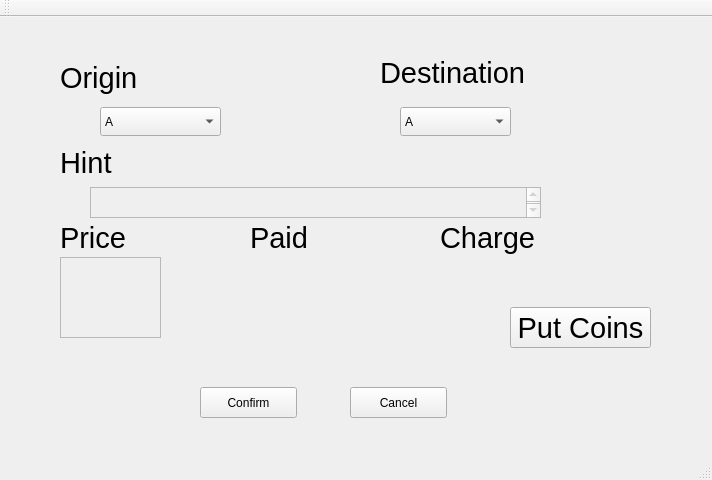
<?xml version="1.0" encoding="UTF-8"?>
<ui version="4.0">
 <class>MainWindow</class>
 <widget class="QMainWindow" name="MainWindow">
  <property name="enabled">
   <bool>true</bool>
  </property>
  <property name="geometry">
   <rect>
    <x>0</x>
    <y>0</y>
    <width>712</width>
    <height>480</height>
   </rect>
  </property>
  <property name="windowTitle">
   <string>MainWindow</string>
  </property>
  <widget class="QWidget" name="centralWidget">
   <widget class="QComboBox" name="originBox">
    <property name="geometry">
     <rect>
      <x>100</x>
      <y>90</y>
      <width>121</width>
      <height>29</height>
     </rect>
    </property>
    <item>
     <property name="text">
      <string>A</string>
     </property>
    </item>
    <item>
     <property name="text">
      <string>B</string>
     </property>
    </item>
    <item>
     <property name="text">
      <string>C</string>
     </property>
    </item>
   </widget>
   <widget class="QComboBox" name="destinationBox">
    <property name="geometry">
     <rect>
      <x>400</x>
      <y>90</y>
      <width>111</width>
      <height>29</height>
     </rect>
    </property>
    <item>
     <property name="text">
      <string>A</string>
     </property>
    </item>
    <item>
     <property name="text">
      <string>B</string>
     </property>
    </item>
    <item>
     <property name="text">
      <string>C</string>
     </property>
    </item>
   </widget>
   <widget class="QLabel" name="label">
    <property name="geometry">
     <rect>
      <x>60</x>
      <y>40</y>
      <width>81</width>
      <height>41</height>
     </rect>
    </property>
    <property name="font">
     <font>
      <pointsize>22</pointsize>
     </font>
    </property>
    <property name="text">
     <string>Origin</string>
    </property>
   </widget>
   <widget class="QLabel" name="label_2">
    <property name="geometry">
     <rect>
      <x>380</x>
      <y>40</y>
      <width>151</width>
      <height>31</height>
     </rect>
    </property>
    <property name="font">
     <font>
      <pointsize>22</pointsize>
     </font>
    </property>
    <property name="text">
     <string>Destination</string>
    </property>
   </widget>
   <widget class="QPushButton" name="putCoinsButton">
    <property name="geometry">
     <rect>
      <x>510</x>
      <y>290</y>
      <width>141</width>
      <height>41</height>
     </rect>
    </property>
    <property name="font">
     <font>
      <pointsize>22</pointsize>
     </font>
    </property>
    <property name="text">
     <string>Put Coins</string>
    </property>
   </widget>
   <widget class="QLabel" name="hintLabel">
    <property name="geometry">
     <rect>
      <x>60</x>
      <y>130</y>
      <width>61</width>
      <height>31</height>
     </rect>
    </property>
    <property name="font">
     <font>
      <pointsize>22</pointsize>
     </font>
    </property>
    <property name="text">
     <string>Hint</string>
    </property>
   </widget>
   <widget class="QLabel" name="priceLabel">
    <property name="geometry">
     <rect>
      <x>60</x>
      <y>200</y>
      <width>71</width>
      <height>41</height>
     </rect>
    </property>
    <property name="font">
     <font>
      <pointsize>22</pointsize>
     </font>
    </property>
    <property name="text">
     <string>Price</string>
    </property>
   </widget>
   <widget class="QLabel" name="paidLabel">
    <property name="geometry">
     <rect>
      <x>250</x>
      <y>200</y>
      <width>61</width>
      <height>41</height>
     </rect>
    </property>
    <property name="font">
     <font>
      <pointsize>22</pointsize>
     </font>
    </property>
    <property name="text">
     <string>Paid</string>
    </property>
   </widget>
   <widget class="QLabel" name="chargeLabel">
    <property name="geometry">
     <rect>
      <x>440</x>
      <y>200</y>
      <width>101</width>
      <height>41</height>
     </rect>
    </property>
    <property name="font">
     <font>
      <pointsize>22</pointsize>
     </font>
    </property>
    <property name="text">
     <string>Charge</string>
    </property>
   </widget>
   <widget class="QPushButton" name="confirmButton">
    <property name="geometry">
     <rect>
      <x>200</x>
      <y>370</y>
      <width>97</width>
      <height>31</height>
     </rect>
    </property>
    <property name="text">
     <string>Confirm</string>
    </property>
   </widget>
   <widget class="QPushButton" name="cancelButton">
    <property name="geometry">
     <rect>
      <x>350</x>
      <y>370</y>
      <width>97</width>
      <height>31</height>
     </rect>
    </property>
    <property name="text">
     <string>Cancel</string>
    </property>
   </widget>
   <widget class="QTextBrowser" name="hintTextBrowser">
    <property name="enabled">
     <bool>false</bool>
    </property>
    <property name="geometry">
     <rect>
      <x>90</x>
      <y>170</y>
      <width>451</width>
      <height>31</height>
     </rect>
    </property>
    <property name="font">
     <font>
      <pointsize>16</pointsize>
     </font>
    </property>
   </widget>
   <widget class="QTextEdit" name="priceTextEdit">
    <property name="enabled">
     <bool>false</bool>
    </property>
    <property name="geometry">
     <rect>
      <x>60</x>
      <y>240</y>
      <width>101</width>
      <height>81</height>
     </rect>
    </property>
    <property name="font">
     <font>
      <pointsize>36</pointsize>
     </font>
    </property>
   </widget>
  </widget>
  <widget class="QMenuBar" name="menuBar">
   <property name="geometry">
    <rect>
     <x>0</x>
     <y>0</y>
     <width>712</width>
     <height>27</height>
    </rect>
   </property>
  </widget>
  <widget class="QToolBar" name="mainToolBar">
   <attribute name="toolBarArea">
    <enum>TopToolBarArea</enum>
   </attribute>
   <attribute name="toolBarBreak">
    <bool>false</bool>
   </attribute>
  </widget>
  <widget class="QStatusBar" name="statusBar"/>
 </widget>
 <layoutdefault spacing="6" margin="11"/>
 <resources/>
 <connections/>
</ui>
